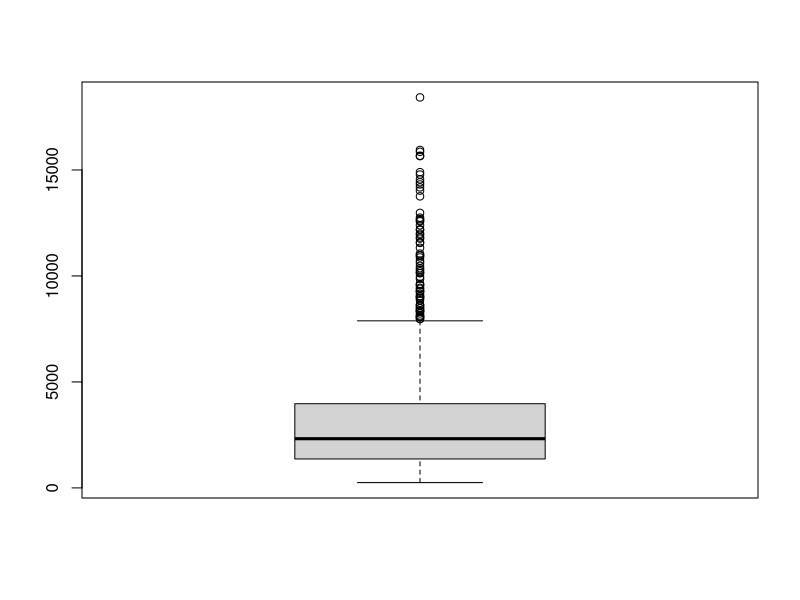

Write the R code that produced this figure.
# Projet Data
# Groupe Kévin - Jérémie - Rémi
setwd("D:/logiciel/RStudio/save/DataBank/data")
csv <- read.csv("banking_credit.csv", T, sep=';')
is.data.frame(csv)
filteredCsv <- csv[csv$Typologie_client != "",]

View(filteredCsv)

# Update csv data
filteredCsv <- droplevels(filteredCsv)
summary(filteredCsv)
boxplot(filteredCsv$Montant_credit)

# A verifier:
# bon nb de ligne, de collones, var bien typées (numeric, qualitatives)
# bug à la lecture -> verifier si aucunes données se sont glissées en trop

# - supprimer les données corrrompues ou abérentes boxplot
# - créer les models